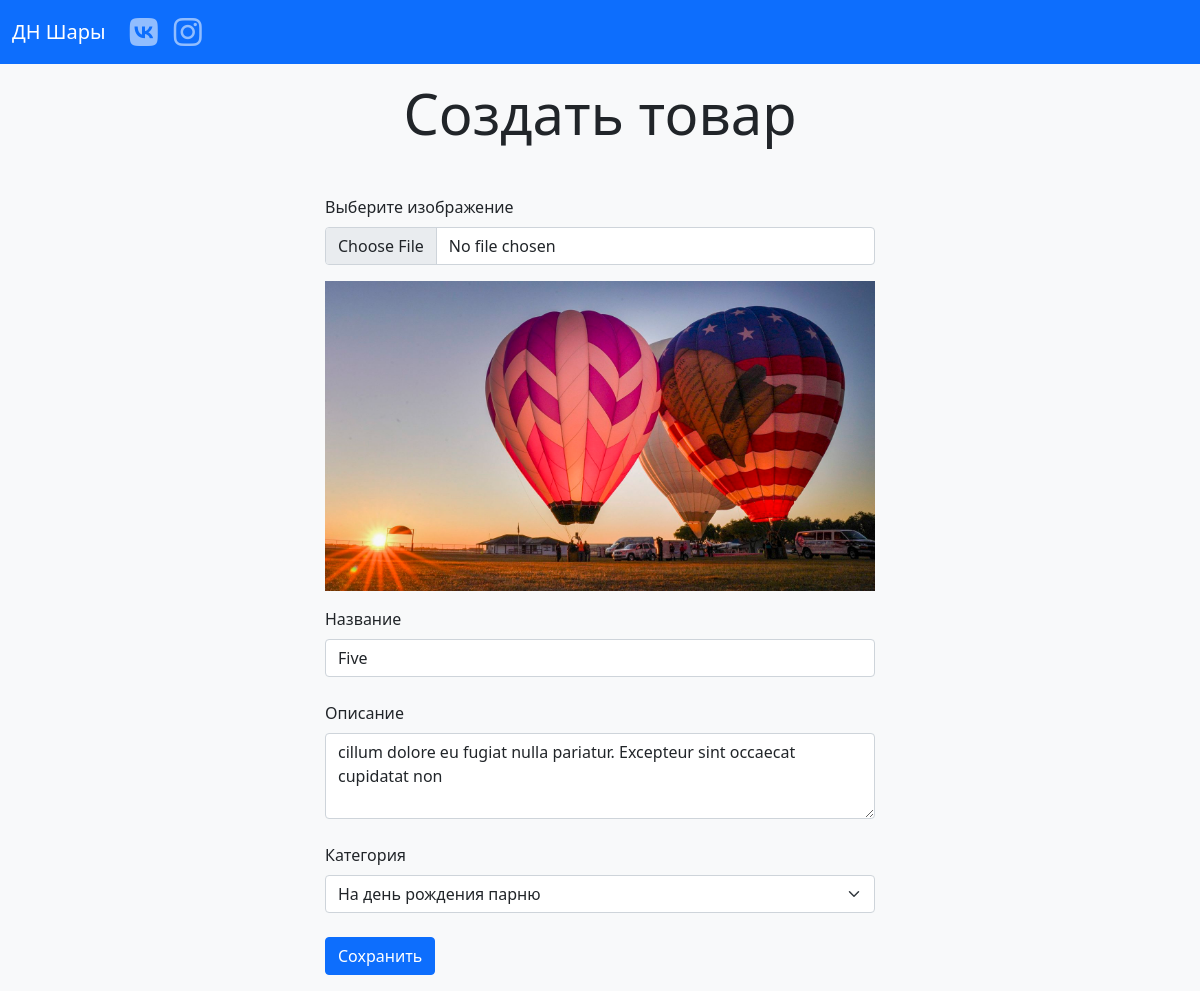
The page /product-form.php?id=5 on the database its author committed.
### tables this page shows
CREATE TABLE `products` (
  `id` int(11) NOT NULL,
  `user_id` int(11) NOT NULL,
  `category_id` int(11) NOT NULL,
  `image_name` varchar(55) NOT NULL,
  `title` varchar(255) NOT NULL,
  `description` text NOT NULL,
  `price` int(11) DEFAULT NULL
);

CREATE TABLE `categories` (
  `id` int(11) NOT NULL,
  `name` varchar(255) NOT NULL
);

### config.php (called while the page is built)
<?php
$dns = 'mysql:host=localhost;dbname=balloons;charset=utf8';
$user = 'root';
$password = '';

### includes/classes/Model.php (called while the page is built, shortened)
<?php
class Model
{
    protected $tableName;
    private $pdo;
    public function __construct() {
        include __DIR__ . '/../../config.php';
        $this->pdo = new PDO($dns, $user, $password);
        $this->pdo->setAttribute(PDO::ATTR_ERRMODE, PDO::ERRMODE_EXCEPTION);
    }
    private function query($sql, $params = [])
    {
        $query = $this->pdo->prepare($sql);
        $query->execute($params);
        $query->setFetchMode(PDO::FETCH_CLASS, get_called_class());
        return $query;
    }
    public function get($column, $value)
    {
        $sql = "SELECT * FROM $this->tableName WHERE $column = :$column";
        $params = [":$column" => $value];
        $query = $this->query($sql, $params);
        return $query->fetch();
    }
    public function getAll($where = [], $params = [])
    {
        $sql = "SELECT * FROM $this->tableName";
        if (isset($params['order_by'])) {
            if ($params['order_by'][0] === '-') {
                $sql .= ' ORDER BY ' . substr($params['order_by'], 1) . ' DESC';
            } else {
                $sql .= ' ORDER BY ' . $params['order_by'] . ' ASC';
            }
        }
        $query = $this->query($sql, $where);
        return $query->fetchAll();
    }
}

### includes/classes/ProductModel.php (called while the page is built, shortened)
<?php
include_once 'Model.php';
class ProductModel extends Model
{
    public function getImageUrl()
    {
        $httpsOrHttp = isset($_SERVER['HTTPS']) && $_SERVER['HTTPS'] === 'on' ? 'https' : 'http';
        $host = $_SERVER['HTTP_HOST'];
        $url = "/images/$this->image_name";
        return $httpsOrHttp . '://' . $host . $url;
    }
}

### product-form.php (the view, shortened to what this page needs)
<?php
include 'header.php';
include 'includes/classes/ProductModel.php';
if (isset($_GET['id'])) {
    $product = (new ProductModel)->get('id', $_GET['id']);
}
$categories = (new CategoryModel)->getAll([], ['order_by' => 'id']);
?>
<div class="product-form mx-auto">
    <h1 class="display-4 text-center mb-5">Создать товар</h1>
    <form action="includes/product-submit" method="post" enctype="multipart/form-data">
        <div class="mb-3">
            <label for="image" class="form-label">Выберите изображение</label>
            <input class="form-control <?= isset($_GET['error']) && substr($_GET['error'], 0, strlen('image-')) === 'image-' ? 'is-invalid' : '' ?>" type="file" id="image" name="image">
            <div class="mt-3">
                <img src="<?= isset($product) ? $product->getImageUrl() : '' ?>" alt="" id="image-preview" class="w-100">
            </div>
        </div>
        <div class="mb-4">
            <label for="title" class="form-label">Haзвание</label>
            <input type="text" class="form-control <?= isset($_GET['error']) && substr($_GET['error'], 0, strlen('title-')) === 'title-' ? 'is-invalid' : '' ?>" id="title" name="title" value="<?= $_GET['title'] ?? $product->title ?? '' ?>">
        </div>
        <div class="mb-4">
            <label for="description" class="form-label">Описание</label>
            <textarea class="form-control <?= isset($_GET['error']) && substr($_GET['error'], 0, strlen('description-')) === 'description-' ? 'is-invalid' : '' ?>" id="description" name="description" rows="3"><?= $_GET['description'] ?? $product->description ?? '' ?></textarea>
        </div>
        <div class="mb-4">
            <label for="category_id" class="form-label">Категория</label>
            <select class="form-select" id="category_id" name="category_id">
                <?php foreach ($categories as $category): ?>
                    <option
                        value="<?= $category->id ?>"
                        <?= isset($product->category_id) ? $product->category_id == $category->id ? 'selected' : '' : '' ?>
                    >
                        <?= $category->name ?>
                    </option>
                <?php endforeach; ?>
            </select>
        </div>
        <button type="submit" name="product-submit" class="btn btn-primary">Сохранить</button>
    </form>
</div>
<?php include 'footer.php' ?>

### styles.css (style rules this page uses)
@media screen and (min-width: 768px) { .product-form { width: 550px; } }

### rows shown on the page
products: image_name (picture), title "Five", description "cillum dolore eu fugiat nulla pariatur. Excepteur sint occaecat cupidatat non", category_id "На день рождения парню"
